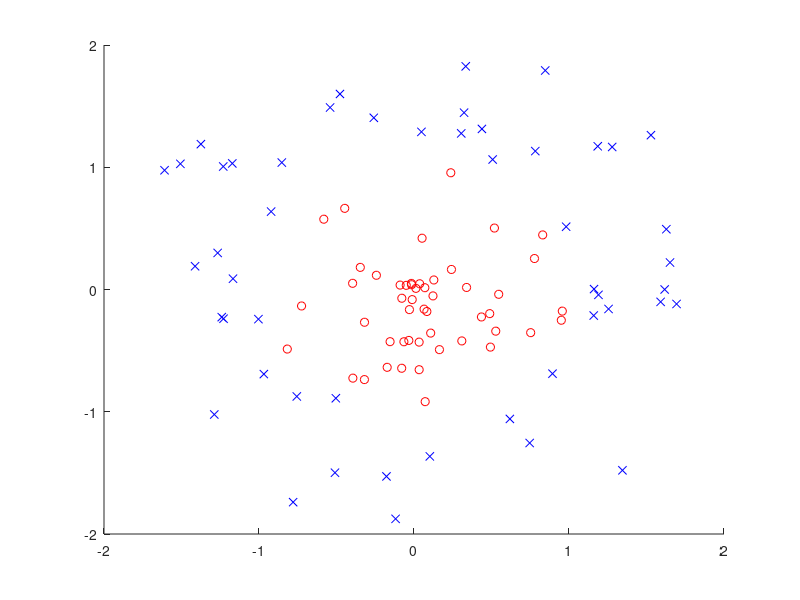

This figure's MATLAB source: (Note: this script raises an error after producing the figure.)
%Logistic regression nonlinear

clear all
close all

load circle_data.mat

figure(1)
hold on
plot(x(1:50,1),x(1:50,2),'ro')
plot(x(51:100,1),x(51:100,2),'bx')

X=[ones(100,1) x];


Y=[zeros(50,1);ones(50,1)];

w=[0.1;0.2;0.3;0.4;0.5];
eta=0.0001;
n_iter=5000;

likelihood=ones(n_iter,1);
n_missclassification=zeros(n_iter,1);

for i=1:n_iter

    %prediction
    
    for j=1:length(X)
        Yhat(j,1)=sigmoid(w(1,1) + w(2,1)*X(j,2) + w(3,1)*X(j,3) +w(4,1)*(X(j,2)^2) + w(5,1)*(X(j,3)^2));
        
        if (Y(j,1)-output_activation_logistic(Yhat(j,1))) ~= 0
            n_missclassification(i,1)=n_missclassification(i,1)+1;
        end
        
        likelihood(i,1)=likelihood(i,1)*Yhat(j,1)^(Y(j,1))*(1-Yhat(j,1))^(1-Y(j,1));
    end
    
    %weight update rule
    
    w(1)=w(1)+eta*sum((Y-Yhat).*X(:,1));
    w(2)=w(2)+eta*sum((Y-Yhat).*X(:,2));
    w(3)=w(3)+eta*sum((Y-Yhat).*X(:,3));
    w(4)=w(4)+eta*sum((Y-Yhat).*(X(:,2).^2));
    w(5)=w(5)+eta*sum((Y-Yhat).*(X(:,3).^2));
                   
end



x1=linspace(-4,4);
x2=linspace(-4,4);

[X1,X2]=meshgrid(x1,x2);

Z=w(1)+w(2)*X1+w(3)*X2 + w(4).*(X1.^2) + w(5).*(X2.^2);

figure(1)

contourf(X1,X2,Z,[0 0])
plot(x(1:50,1),x(1:50,2),'ro')
plot(x(51:100,1),x(51:100,2),'bx')


figure(2)
plot(1:n_iter, n_missclassification)

figure(3)
plot(1:n_iter, -log(likelihood))
